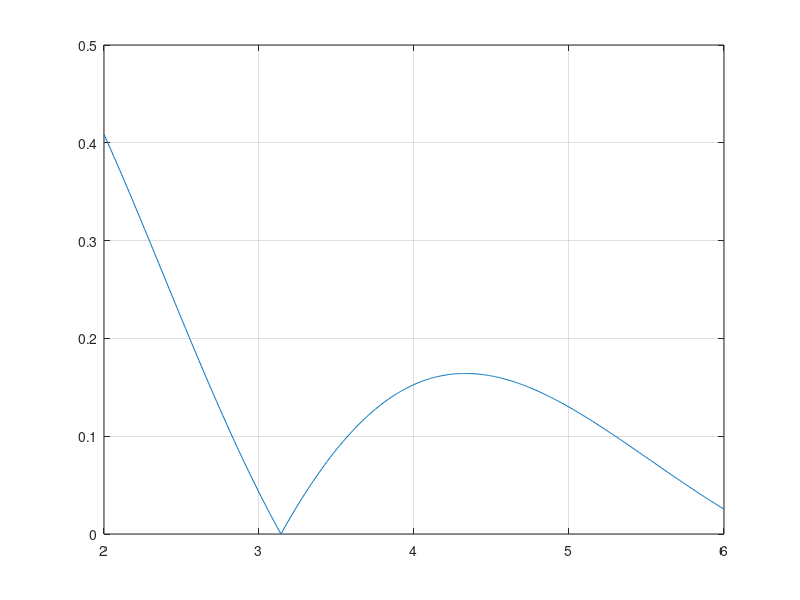

The MATLAB script that drew this image: (Note: this script raises an error after producing the figure.)
%% 1
e2 = 0.42;
e3 = 0.1 * e2;
e4 = 0.1 * e3;
e5 = 0.1 * e4;
e6 = 0.1 * e5

e = 0.42; m = 0;
while e >= 10^-12
    e = 0.1*e
    m = m + 1
end
m

%% 2 
f = @(x) sin(pi*x).*exp(-x/3) - x.^2/15;
x = linspace(0, 5, 501);

plot(x, f(x))
grid on

fzero(f, [2.4 2.6])

%% 3
% eps/h^2 = h^2
h = eps^(1/4)

%% 4 
0.00853645/0.00110773
a = 0; b = 1;

%% 5
f = @(x) abs(sin(x)).*exp(-2*x/5);
x = linspace(2, 6, 601);
plot(x, f(x))
grid on

xmin = 2; xmax = 6;
integral(f, xmin, xmax, 'AbsTol', 1e-10, 'RelTol', 2e-8)

%% 6
f = @(t, y) (2/t)*y + t^2 * exp(t);
t0 = 2; tmax = 5;
y0 = 2; h = 0.01;

k1 = f(t0, y0)
k2 = f(t0 + (2/3)*h, y0 + (2/3)*h*k1)
y1 = y0 + (h/4)*(k1+3*k2)

%% 7
f = @(t, x) [x(2); x(2)*exp(-3*x(1)) - 2*t*x(1) + t^2];
t0 = 3; tmax = 4; h = 0.02; N = 50;
x0 = [2; 1]; y0 = x0;

[t, y] = math2089rk4(f, t0, tmax, N, y0);
[t, y]

opt = odeset('RelTol', 1e-7, 'AbsTol', 1e-10);
[t, y] = ode45(f, [t0 tmax], y0, opt);
[t, y]


